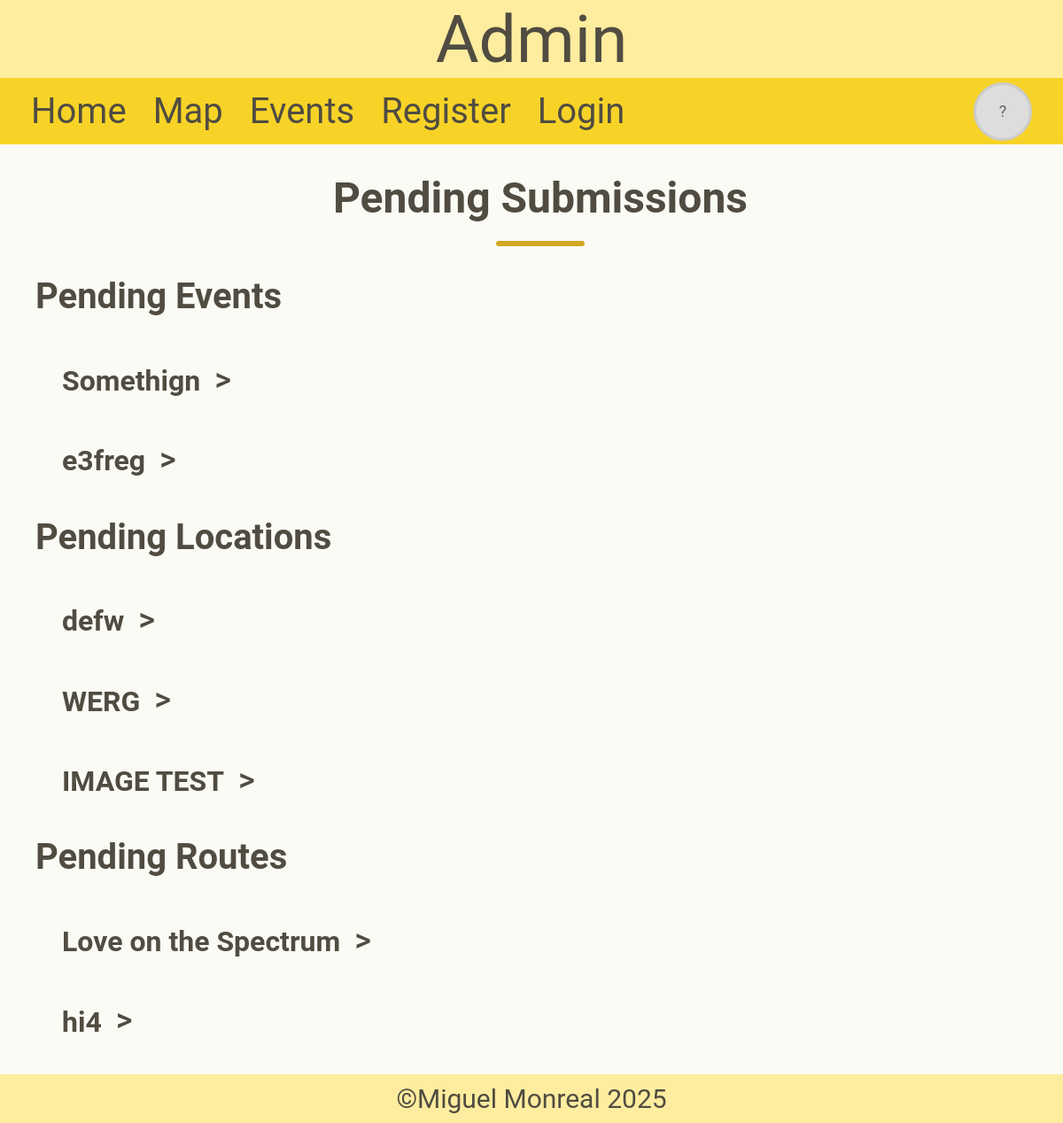
The page /admin on the database its author committed.
### tables this page shows
CREATE TABLE Event (id INTEGER PRIMARY KEY NOT NULL, name TEXT NOT NULL, post_date TEXT NOT NULL, start_date TEXT NOT NULL, end_date TEXT, description TEXT NOT NULL, full_description TEXT, location TEXT NOT NULL, account_id INTEGER REFERENCES Account (id) NOT NULL, start_time TEXT NOT NULL, end_time TEXT, image TEXT, pending INTEGER (1));

CREATE TABLE Location (id INTEGER PRIMARY KEY NOT NULL, name TEXT NOT NULL, coordinates TEXT NOT NULL, setting_id REFERENCES Setting (id), image TEXT, account_id INTEGER REFERENCES Account (id), pending INTEGER (1));

CREATE TABLE Route (id INTEGER PRIMARY KEY NOT NULL, name TEXT, grade TEXT NOT NULL, bolts INTEGER, location_id INTEGER REFERENCES Location (id), account_id INTEGER REFERENCES Account (id), pending INTEGER (1));

### app.py (the view)
@app.route("/admin")
def admin():
    con = sqlite3.connect("climbing.db")
    cur = con.cursor()
    cur.execute("""SELECT Route.id, Route.name, Location.name, GROUP_CONCAT(Type.name, ', '), Route.grade, Route.bolts FROM Route
                LEFT JOIN Location ON Route.location_id = Location.id
                LEFT JOIN Route_Type ON Route.id = Route_Type.route_id
                LEFT JOIN Type ON Type.id = Route_Type.type_id
                WHERE Route.pending = 1
                GROUP BY Route.id;""")
    routes = cur.fetchall() # Gets all pending routes and their information
    cur.execute("""SELECT Location.id, Location.name, Location.coordinates, Setting.name, Location.image FROM Location
                JOIN Setting ON Location.setting_id = Setting.id
                WHERE Location.pending = 1;""")
    results = cur.fetchall() # Gets all pending locations and their information
    locations = []
    for result in results:
        coords = result[2].replace(" ", ",")
        row = [result[0], result[1], coords, result[3], result[4]]
        locations.append(row)
    events = get_events(1)
    con.close()
    return render_template("admin.html", header="Admin", routes=routes, locations=locations, events=events)

### app.py (called while the page is built, shortened)
@app.context_processor
def inject_user():
    return {
        "user_id": session.get("user_id"),
        "username": session.get("username"),
        "profile_picture": session.get("profile_picture"),
        "permission_level": session.get("permission_level"),
        "display_name": session.get("display_name"),
        "date": session.get("date"),
    }

def get_events(pending):
    con = sqlite3.connect("climbing.db")
    con.row_factory = sqlite3.Row # Returns results as a dictionary to be accessed easier for me
    cur = con.cursor()
    cur.execute("""SELECT Event.id, Event.name, post_date, start_date, end_date, Event.description,
                location, Account.display_name, start_time, end_time, Event.pending, Event.image
                FROM Event
                JOIN Account ON Event.account_id = Account.id
                WHERE Event.pending = ?;""", (pending,))
    events = cur.fetchall()
    events = [dict(event) for event in events]
    con.close()
    return events

### templates/admin.html (shortened to what this page needs)
{% extends 'layout.html' %}
{% block content %}
    <h1>Pending Submissions</h1>
    <div class="divider"></div>
    <h2>Pending Events</h2>
    {% if events %}
        <div class="pending-submissions">
            {% for event in events %}
                <div class="pending-header">
                    <h4>{{ event["name"] }}</h4>
                    <button class="toggle-button" onclick="toggleInfo(this, 'block')" style="top: 15px;">></button>
                </div>
            {% endfor %}
        </div>
    {% else %}
        <p>No pending events</p>
    {% endif %}
    <h2>Pending Locations</h2>
    {% if locations %}
        <div class="pending-submissions">
            {% for location in locations %}
                <div class="pending-header">
                    <h4>{{location[1]}}</h4>
                    <button class="toggle-button" onclick="toggleInfo(this, 'block')" style="top: 15px;">></button>
                </div>
            {% endfor %}
        </div>
    {% else %}
        <p>No pending locations</p>
    {% endif %}
    <h2>Pending Routes</h2>
    {% if routes %}
        <div class="pending-submissions">
            {% for route in routes %}
                <div class="pending-header">
                    <h4>{{route[1]}}</h4>
                    <button class="toggle-button" onclick="toggleInfo(this, 'block')" style="top: 15px;">></button>
                </div>
            {% endfor %}
        </div>
    {% else %}
        <p>No pending routes</p>
    {% endif %}
{% endblock %}

### static/css/style.css (style rules this page uses)
:root { --color-cream: #FBFBF5; --color-sunshine: #FEED9F; --color-gold: #F7D327; --color-mustard: #D0A823; --color-charcoal: #504C41; --color-papyrus: #FFFBEA; }
* { font-family: "roboto"; color: var(--color-charcoal); }
body { margin: 0; font-size: 30px; background-color: var(--color-cream); display: flex; flex-direction: column; min-height: 100vh; }
h1 { font-size: 3rem; font-weight: 700; color: var(--color-charcoal); text-align: center; margin-bottom: 10px; }
h2 { font-size: 2.5rem; font-weight: 600; color: var(--color-charcoal); margin-bottom: 10px; }
h4 { font-size: 2rem; font-weight: 600; color: var(--color-charcoal); margin-bottom: 10px; }
.divider { height: 6px; width: 100px; background-color: var(--color-mustard); margin: 20px auto; border-radius: 5px; }
.toggle-button { position: relative; cursor: pointer; font-size: 1.2em; border: none; background: none; font-weight: 500; }
.pending-header { display: flex; align-items: center; gap: 10px; justify-content: flex-start; }
.pending-submissions { margin-left: 30px; }

### rows shown on the page
Event: name "Somethign"
Event: name "e3freg"
Location: name "defw"
Location: name "WERG"
Location: name "IMAGE TEST"
Route: name "Love on the Spectrum"
Route: name "hi4"

### other values the page prints
{{ header }} "Admin"
